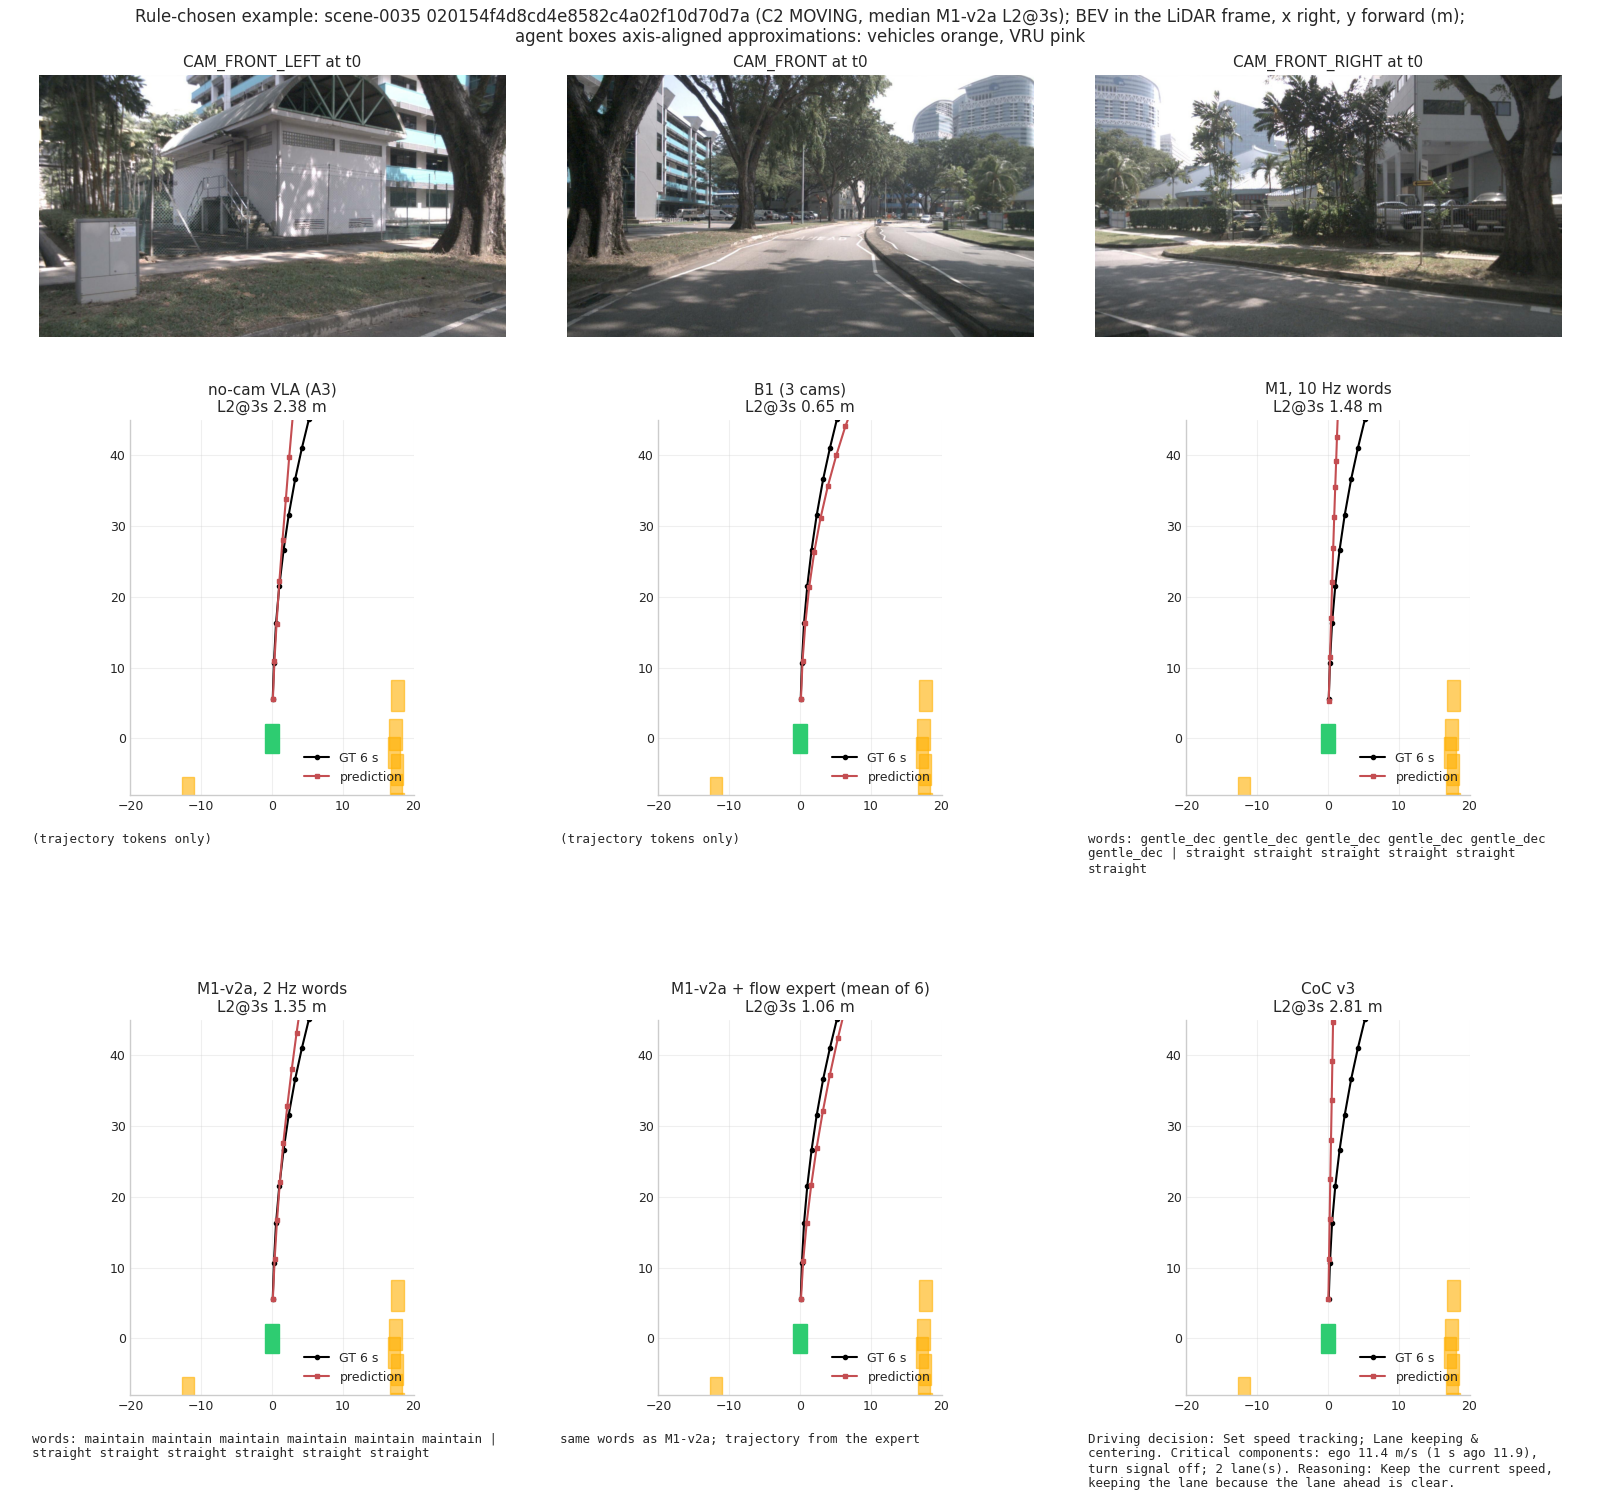

Reproduce this figure in Python.
"""fig7: one qualitative card per arm on ONE val sample chosen by rule (not by hand):
  among val samples in C2 MOVING (v0_can > 0.2 m/s) with n_fut = 12, the one whose M1-v2a s42
  L2@3s (holdout tau, per-sample dump) is closest to the median of that set; ties -> smaller
  sample token. Arms (seed 42 runs, existing dumps, holdout tau): no-cam VLA (A3), B1, M1 10 Hz,
  M1-v2a, M1-v2a + flow expert (mean of 6), CoC v3. Shown: CAM_FRONT_LEFT / FRONT / FRONT_RIGHT at
  t0; per arm a BEV (LiDAR frame, x right, y forward; GT future 6 s, prediction, annotated agents
  at t0) and the generated words / CoC text. No metric is recomputed beyond reading the dumps."""
import sys, json, pickle, textwrap
import numpy as np
from PIL import Image
sys.path.insert(0, '/home/dgx1user/Alpamayo-Kushal/Alpamayo/code')
sys.path.insert(0, '/home/dgx1user/Alpamayo-Kushal/Alpamayo/code/w1')
sys.path.insert(0, '/home/dgx1user/Alpamayo-Kushal/Alpamayo/code/ar1')
import evalw1 as E, q2_traj as Q
from gate_a import load, preds
from meta_actions import LON, LAT
import coc_template as CT
from _common import plt, save

NUS = '/home/dgx1user/Alpamayo-Kushal/Alpamayo/nuscenes'
RES = '/home/dgx1user/Alpamayo-Kushal/Alpamayo/results'
LIDAR_FWD = 0.985793          # LiDAR ahead of the rear axle (ego_pose origin)


def main():
    C = Q.ctx(); rva = C['rva']; W, V0, T = E.data(); tokv = [r['sample_token'] for r in rva]
    v0 = np.array([V0[t]['v0_can'] for t in tokv]); n12 = np.array([r['n_fut'] == 12 for r in rva])
    l2 = Q.run('M1v2a')['l2'][:, 5]
    cand = np.where((v0 > 0.2) & n12)[0]
    med = np.median(l2[cand])
    i = min(cand, key=lambda k: (abs(l2[k] - med), tokv[k])); st = tokv[i]; rec = rva[i]
    print(f'rule pick: {st} ({rec["scene_name"]}), M1-v2a s42 L2@3s {l2[i]:.3f}, median {med:.3f} over {len(cand)}')
    G = np.asarray(T[st]['P'])[:12]
    arms = []
    for lab, tag in (('no-cam VLA (A3)', 'A3'), ('B1 (3 cams)', 'B1'), ('M1, 10 Hz words', 'M1'),
                     ('M1-v2a, 2 Hz words', 'M1v2a'), ('CoC v3', 'COC3')):
        d = load(tag, 'val'); P = preds(d, [rec], 'hybrid', Q.run(tag)['tau'])[0]; x = d['data'][st]
        if 'coc_gen' in x and x['coc_gen']:
            txt = x['coc_gen']
        elif 'meta_gen' in x:
            w = x['meta_gen']; txt = 'words: ' + ' '.join(LON[c] for c in w[:6]) + ' | ' + ' '.join(LAT[c] for c in w[6:])
        else:
            txt = '(trajectory tokens only)'
        arms.append((lab, P, txt))
    X = pickle.load(open(f'{RES}/ar1_expert_M1v2a.pkl', 'rb'))['val']
    k = X['tokens'].index(st); arms.insert(4, ('M1-v2a + flow expert (mean of 6)', X['traj'][k].mean(0),
                                               'same words as M1-v2a; trajectory from the expert'))
    CT._init_globals(); Gl = CT._G; r = Gl['W'][st]; e = CT.ego_pose(r)
    mn = Gl['loc'][r['scene_name']]; M = CT.Map(mn)
    objs = CT.objects(r, Gl['inst'], Gl['S'], Gl['A'], Gl['by_s'], M, set())
    J = lambda n: json.load(open(f'{NUS}/v1.0-trainval/{n}.json'))
    sd = {(d['sample_token'], d['filename'].split('/')[1]): d['filename'] for d in J('sample_data') if d['is_key_frame']}
    fig = plt.figure(figsize=(16, 15))
    for j, ch in enumerate(('CAM_FRONT_LEFT', 'CAM_FRONT', 'CAM_FRONT_RIGHT')):
        ax = fig.add_axes([0.01 + j * 0.33, 0.775, 0.32, 0.175]); ax.imshow(Image.open(f'{NUS}/{sd[(st, ch)]}'))
        ax.set_title(f'{ch} at t0', fontsize=11); ax.axis('off')
    for a, (lab, P, txt) in enumerate(arms):
        row, col = divmod(a, 3)
        ax = fig.add_axes([0.04 + col * 0.33, 0.47 - row * 0.40, 0.26, 0.25])
        for o in objs:
            if np.hypot(o['x'], o['y']) < 45:
                lx, ly = -o['y'], o['x'] - LIDAR_FWD
                ax.add_patch(plt.Rectangle((lx - 0.9, ly - 2.2), 1.8, 4.4, color='#ffb000' if o['kind'] not in CT.VRU else '#e8336d', alpha=0.6))
        ax.plot(G[:, 0], G[:, 1], 'o-', color='k', ms=3, label='GT 6 s')
        ax.plot(P[:, 0], P[:, 1], 's-', color='#c44e52', ms=3, label='prediction')
        ax.add_patch(plt.Rectangle((-0.925, -2.0), 1.85, 4.08, color='#2ecc71'))
        e3 = np.linalg.norm(P[5] - G[5])
        ax.set_xlim(-20, 20); ax.set_ylim(-8, 45); ax.set_aspect('equal'); ax.set_title(f'{lab}\nL2@3s {e3:.2f} m', fontsize=11)
        ax.legend(fontsize=9, loc='lower right'); ax.tick_params(labelsize=9)
        fig.text(0.02 + col * 0.33, 0.445 - row * 0.40, '\n'.join(textwrap.wrap(txt, 62)[:6]), fontsize=9, va='top', family='monospace')
    fig.suptitle(f'Rule-chosen example: {r["scene_name"]} {st} (C2 MOVING, median M1-v2a L2@3s); BEV in the LiDAR frame, '
                 'x right, y forward (m);\nagent boxes axis-aligned approximations: vehicles orange, VRU pink', fontsize=12, y=0.995)
    save(fig, 'fig7_cards')


if __name__ == '__main__':
    main()
